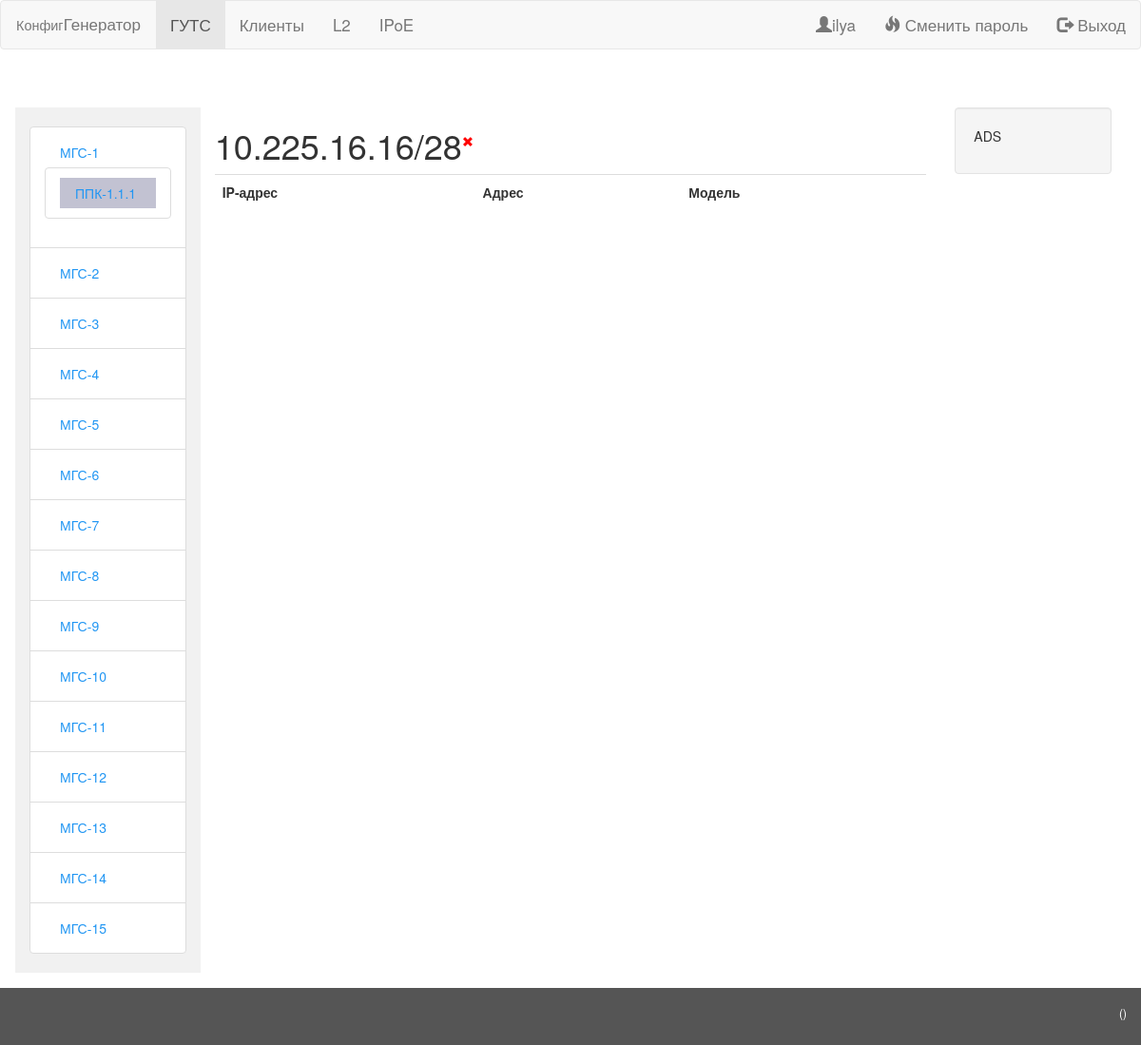
The page /network/subnetnet/74/ (signed in) on the database its author committed.
### network/models.py (models this page shows, shortened)
class MGS(models.Model):
    class Meta:
        verbose_name = "МГС"
        verbose_name_plural = "МГС"
    mgs_num = models.IntegerField(default=0, unique=True)
    address = models.CharField(max_length = 100)
    lag = models.ForeignKey(LAG, on_delete = models.SET_NULL, blank=True, null=True)
    campus_counter = models.IntegerField(default = 0, verbose_name="Количество кампусов в МГС", help_text = "Значение обновляется автоматически при вызове метода update_counts()",         editable=False)
    node_counter = models.IntegerField(default = 0, verbose_name="Количество узлов в МГС", help_text = "Значение обновляется автоматически при вызове метода update_counts()",              editable=False)
    switche_counter = models.IntegerField(default = 0, verbose_name="Количество коммутаторов в МГС", help_text = "Значение обновляется автоматически при вызове метода update_counts()",    editable=False)
    last_update = models.DateTimeField(default=timezone.now, verbose_name='Время последнего обновления данных по МГС',                                                                                            editable=False)
    def __str__(self):
        return "МГС-%s" % self.mgs_num
    def update_counts(self):
        campuss_count = 0
        node_count = 0
        sw_count = 0
        for ms in self.ms_set.all():
            campuss_count += ms.campus_set.count()
            for campus in ms.campus_set.all():
                for thread in campus.thread_set.all():
                    node_count += thread.access_node_set.count()
                    for node in thread.access_node_set.all():
                        sw_count += node.access_switch_set.count()
        self.campus_counter = campuss_count
        self.node_counter = node_count
        self.switche_counter = sw_count
        self.last_update = timezone.now
        self.save()

class CAMPUS(models.Model):
    class Meta:
        verbose_name = "Кампус"
        verbose_name_plural = "Кампусы"
        ordering = ('ms', 'num_in_ms')
        unique_together = ('ms', 'num_in_ms',)
    prefix_choices = (
        ('ppk', 'ППК'),
        ('mku', 'МКУ'),
    )
    prefix = models.CharField(max_length = 20,
        default = 'ppk',
        choices = prefix_choices,
        verbose_name='Префикс')
    ms = models.ForeignKey(MS, on_delete=models.CASCADE, verbose_name='МС')
    num_in_ms = models.IntegerField(default = 1)
    node_counter = models.IntegerField(default = 0, verbose_name="Количество узлов в кампусе", help_text = "Значение обновляется автоматически при вызове метода update_counts()",              editable=False)
    switche_counter = models.IntegerField(default = 0, verbose_name="Количество коммутаторов в кампусе", help_text = "Значение обновляется автоматически при вызове метода update_counts()",    editable=False)
    last_update = models.DateTimeField(default=timezone.now, verbose_name='Время последнего обновления данных по МГС',                                                                          )#editable=False)
    def __str__(self):
        return "%s-%s.%s.%s" % (self.get_prefix_display(), self.ms.mgs.mgs_num, self.ms.num_in_mgs, self.num_in_ms)
    def update_counts(self):
        print('update %s' % self)
        node_count = 0
        sw_count = 0
        for thread in self.thread_set.all():
            node_count += thread.access_node_set.count()
            for node in thread.access_node_set.all():
                sw_count += node.access_switch_set.count()
        self.node_counter = node_count
        self.switche_counter = sw_count
        print('>', self.last_update)
        self.last_update = timezone.now()
        print('>>', self.last_update)
        self.save()

class MS(models.Model):
    class Meta:
        verbose_name = "Магистраль"
        verbose_name_plural = "Магистрали"
        unique_together = ('mgs', 'num_in_mgs',)
    mgs = models.ForeignKey(MGS, on_delete = models.CASCADE, verbose_name="МГС")
    num_in_mgs = models.IntegerField(default = 1, verbose_name="Номер магистрали в МГС")

class SUBNET(models.Model):
    class Meta:
        verbose_name = "Подсеть"
        verbose_name_plural = "Подсети"
    thread = models.ForeignKey(THREAD, on_delete=models.CASCADE, verbose_name='Нитка')
    network = models.CharField(max_length = 18, unique = True, verbose_name='Подсеть')
    gw = models.GenericIPAddressField(protocol = 'IPv4', default='0.0.0.0', verbose_name='Адрес шлюза')
    def __str__(self):
        return "%s" % (self.network)
    def ip_address(self):
        list_ip=[]
        ip_net = ipaddress.ip_network(self.network)
        for ip in ip_net:
            if ip not in (ip_net.network_address, ip_net.broadcast_address, ipaddress.ip_address(self.gw)):
                list_ip.append(ip.compressed)
        return list_ip

### network/views.py (the view)
# urls.py: url(r'^subnetnet/(?P<pk>[0-9]+)/$',                                                     views.SubnetView.as_view(),         name='subnet'),
class SubnetView(LoginRequiredMixin, generic.DetailView):
    model = SUBNET
    def get_context_data(self, **kwargs):
        context = super().get_context_data(**kwargs)
        context['mgs_list'] = MGS.objects.all()
        subnet_id = self.kwargs['pk']
        subnet = SUBNET.objects.get(id=subnet_id)
        ip_list = subnet.ip_address()
        context['ip_list'] = ip_list
        context['sw_list'] = ACCESS_SWITCH.objects.filter(ip__in=ip_list)
        return context

### network/models.py (called while the page is built)
    def __str__(self):
        return "%s-%s" % (self.campus, self.num_in_campus)

### network/templates/network/subnet_detail.html (shortened to what this page needs)
{% extends "__base.html" %}
{% load staticfiles %}
{% block content %}
                <table>
                    <tr>
                        <td>
                            <h1>
                                {{ subnet }}
                            </h1>
                        </td>
                        <td>
                            <a href="{% url 'subnet_delete' subnet.id %}"><span style="color:red" class="glyphicon glyphicon-remove small" title="Удалить подсеть {{ subnet }}"></span></a>
                        </td>
                    </tr>
                </table>
                <table class='table'>
                        <tr>
                            <th>
                                IP-адрес
                            </th>
                            <th>
                                Адрес
                            </th>
                            <th>
                                Модель
                            </th>
                        </tr>
                </table>
{% endblock %}
{% block right_col %}
                <div class="well">
                    <p>ADS</p>
                </div>
{% endblock %}

### templates/__navigation.html (shortened to what this page needs)
<nav class="navbar navbar-default ">
	<div class="container-fluid">
		<div class="navbar-header">
			<a class="navbar-brand" href="/"><small>Конфиг</small>Генератор</a>
		</div>
		<ul class="nav navbar-nav">
			<li {% if '/network' in request.path %}class="active"{% endif %}><a href="/network/">ГУТС</a></li>
			<li {% if '/clients' in request.path %}class="active"{% endif %}><a href="/clients/">Клиенты</a></li>
			<li {% if '/l2' in request.path %}class="active"{% endif %}><a href="/l2/">L2</a></li>
			<li {% if '/ipoe' in request.path %}class="active"{% endif %}><a href="/ipoe/">IPoE</a></li>
		</ul>
		<ul class="nav navbar-nav navbar-right">
				{% if user.is_authenticated %}
					<li>
						<a href=#>
							<span class="glyphicon glyphicon-user"></span>{{ user.get_username }}
						</a>
					</li>
					<li>
						<a href="{% url 'password_reset'%}?next={{request.path}}">
							<span class="glyphicon glyphicon-fire"></span> Сменить пароль
						</a>
					<li>
						<a href="{% url 'logout'%}?next={{request.path}}">
							<span class="glyphicon glyphicon-log-out"></span> Выход
						</a>
					</li>
				{% endif %}
		</ul>
	</div>
</nav>

### templates/__left_menu.html (shortened to what this page needs)
{% if access_switch %}
    {% if mgs_list %}
        <ul class="nav-list list-group">
            {% for mgs_exmpl in mgs_list %}
                <li class="list-group-item">
                    <a href="{% url 'mgs' mgs_exmpl.id %}">{{ mgs_exmpl }}</a>
                    {% if mgs_exmpl == access_switch.access_node.thread.campus.ms.mgs %}
                        <ul class="nav-list list-group">
                        {% for ms in mgs_exmpl.ms_set.all %}
                            {% for campus_exmpl in ms.campus_set.all %}
                                <li class=" list-group-item">
                                    <a {% if campus_exmpl ==  access_switch.access_node.thread.campus %} class="active" {% endif %} href="{% url 'campus' campus_exmpl.id %}">{{ campus_exmpl }}</a>
                                </li>
                            {% endfor %}
                        {% endfor %}
                        </ul>
                    {% endif %}
                </li>
            {% endfor %}
        </ul>
    {% endif %}
{% elif subnet %}
    {% if mgs_list %}
        <ul class="nav-list list-group">
        {% for mgs in mgs_list %}
            <li class="list-group-item">
                <a href="{% url 'mgs' mgs.id %}">{{ mgs }}</a>
                {% if mgs == subnet.thread.campus.ms.mgs %}
                    <ul class="nav-list list-group">
                    {% for ms in mgs.ms_set.all %}
                        {% for campus in ms.campus_set.all %}
                            <li class="list-group-item">
                                <a {% if campus ==  subnet.thread.campus %} class="active" {% endif %}href="{% url 'campus' campus.id %}">{{ campus }}</a>
                            </li>
                        {% endfor %}
                    {% endfor %}
                    </ul>
                {% endif %}
            </li>
        {% endfor %}
        </ul>
    {% endif %}
{% endif %}

### static/guts/css/guts.css (style rules this page uses)
body { margin:0; }
.navbar { overflow: hidden; position: fixed; top: 0; width: 100%; border-radius: 0; }
.navbar a { float: left; display: block; color: #f2f2f2; text-align: center; padding: 14px 16px; text-decoration: none; font-size: 17px; }
.list-group-item { position: inherit; }
.sidenav a { padding: 6px 8px 6px 16px; text-decoration: none; font-size: 14px; color: #2196F3; display: block; }
.glyphicon { position: inherit; }
.sidenav .active { background-color: #c2c2d2; }

### rows shown on the page
MGS: mgs_num "МГС-1"
CAMPUS: prefix+ms+num_in_ms "ППК-1.1.1"
MGS: mgs_num "МГС-2"
MGS: mgs_num "МГС-3"
MGS: mgs_num "МГС-4"
MGS: mgs_num "МГС-5"
MGS: mgs_num "МГС-6"
MGS: mgs_num "МГС-7"
MGS: mgs_num "МГС-8"
MGS: mgs_num "МГС-9"
MGS: mgs_num "МГС-10"
MGS: mgs_num "МГС-11"
MGS: mgs_num "МГС-12"
MGS: mgs_num "МГС-13"
MGS: mgs_num "МГС-14"
MGS: mgs_num "МГС-15"
SUBNET: network "10.225.16.16/28"

### other values the page prints
{{ user.get_username }} "ilya"
